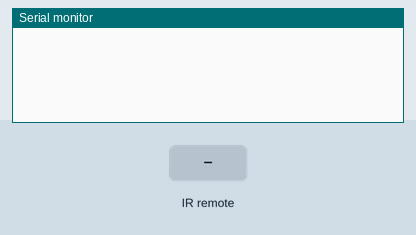
Simulated run of this sketch. Board: Arduino Uno, built with avr-gcc and run on an emulated ATmega328P. Shown: the last lines printed to the serial monitor. The inputs (shaded band) are chosen by the test bench.

Above: at 1.2 s.
1.3 s: infrared code 0x8E7773E9 received
At 1.8 s:
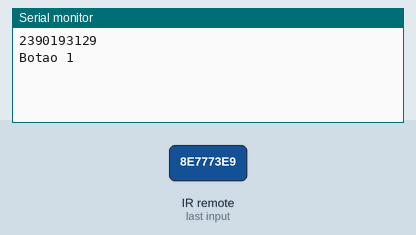
2.8 s: infrared code 0x1EEBC5E5 received
At 4.2 s:
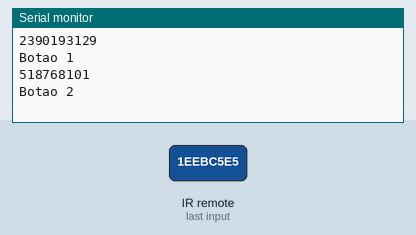

Measured:
- after the input at 1.3 s, the serial monitor: prints a new line at once (image 1)
- after the input at 2.8 s, the serial monitor: prints a new line at once (image 2)

The sketch:

IRrecvDemo.ino
```cpp
// (licence header left out)
#include <IRremote.h>

int RECV_PIN = 3;

IRrecv irrecv(RECV_PIN);

decode_results results;

void setup()
{
  Serial.begin(9600);
  irrecv.enableIRIn(); // Start the receiver
}

void loop() {
  if (irrecv.decode(&results)) {
    Serial.println(results.value, DEC);
    irrecv.resume(); // Receive the next value

    if (results.value == 2390193129){
      Serial.println("Botao 1");
    } else if (results.value == 518768101){
      Serial.println("Botao 2");
    } else if(results.value == 2537436489){
      Serial.println("Botao 4");
    } else if(results.value == 4059454913){
      Serial.println("Botao 6");
    } else {
      Serial.println("undefined");
    }
  }
  delay(100);

}
```
